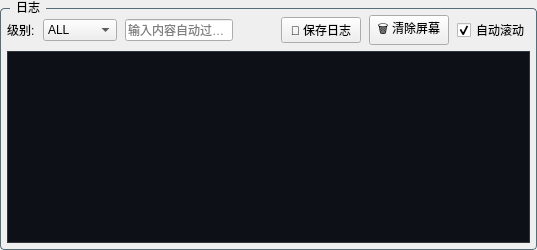
<?xml version="1.0" encoding="UTF-8"?>
<ui version="4.0">
 <class>LogPanel</class>
 <widget class="QWidget" name="LogPanel">
  <property name="minimumSize">
   <size>
    <width>500</width>
    <height>0</height>
   </size>
  </property>
  <layout class="QVBoxLayout" name="verticalLayout_root">
   <property name="leftMargin">
    <number>0</number>
   </property>
   <property name="topMargin">
    <number>0</number>
   </property>
   <property name="rightMargin">
    <number>0</number>
   </property>
   <property name="bottomMargin">
    <number>0</number>
   </property>
   <item>
    <widget class="QGroupBox" name="groupBoxLog">
     <property name="minimumSize">
      <size>
       <width>500</width>
       <height>0</height>
      </size>
     </property>
     <property name="styleSheet">
      <string notr="true">QGroupBox { border: 1px solid #546e7a; border-radius: 4px; margin-top: 8px; } QGroupBox::title { subcontrol-origin: margin; left: 10px; padding: 0 4px; }</string>
     </property>
     <property name="title">
      <string>日志</string>
     </property>
     <layout class="QVBoxLayout" name="verticalLayout_log">
      <property name="leftMargin">
       <number>6</number>
      </property>
      <property name="topMargin">
       <number>6</number>
      </property>
      <property name="rightMargin">
       <number>6</number>
      </property>
      <property name="bottomMargin">
       <number>6</number>
      </property>
      <item>
       <layout class="QHBoxLayout" name="horizontalLayout_logTools">
        <property name="spacing">
         <number>8</number>
        </property>
        <item>
         <widget class="QLabel" name="labelLogLevel">
          <property name="text">
           <string>级别:</string>
          </property>
         </widget>
        </item>
        <item>
         <widget class="QComboBox" name="comboBoxLogLevel">
          <item>
           <property name="text">
            <string>ALL</string>
           </property>
          </item>
          <item>
           <property name="text">
            <string>DEBUG</string>
           </property>
          </item>
          <item>
           <property name="text">
            <string>INFO</string>
           </property>
          </item>
          <item>
           <property name="text">
            <string>WARN</string>
           </property>
          </item>
          <item>
           <property name="text">
            <string>ERROR</string>
           </property>
          </item>
         </widget>
        </item>
        <item>
         <widget class="QLineEdit" name="lineEditLogFilter">
          <property name="placeholderText">
           <string>输入内容自动过滤日志</string>
          </property>
         </widget>
        </item>
        <item>
         <spacer name="horizontalSpacer">
          <property name="orientation">
           <enum>Qt::Horizontal</enum>
          </property>
          <property name="sizeHint" stdset="0">
           <size>
            <width>40</width>
            <height>20</height>
           </size>
          </property>
         </spacer>
        </item>
        <item>
         <widget class="QPushButton" name="btnSaveLog">
          <property name="text">
           <string>💾 保存日志</string>
          </property>
         </widget>
        </item>
        <item>
         <widget class="QPushButton" name="btnClearLog">
          <property name="text">
           <string>🗑 清除屏幕</string>
          </property>
         </widget>
        </item>
        <item>
         <widget class="QCheckBox" name="checkBoxAutoScroll">
          <property name="text">
           <string>自动滚动</string>
          </property>
          <property name="checked">
           <bool>true</bool>
          </property>
         </widget>
        </item>
       </layout>
      </item>
      <item>
       <widget class="QTextEdit" name="plainTextEditLog">
        <property name="styleSheet">
         <string notr="true">QTextEdit { background-color: #0d1117; color: #c9d1d9; font-family: "Consolas", "Courier New", monospace; font-size: 12px; border: 1px solid #30363d; }</string>
        </property>
        <property name="readOnly">
         <bool>true</bool>
        </property>
       </widget>
      </item>
     </layout>
    </widget>
   </item>
  </layout>
 </widget>
 <resources/>
 <connections/>
</ui>
